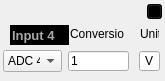
                <widget class="QFrame" name="gridFrame_4">
                 <property name="sizePolicy">
                  <sizepolicy hsizetype="Minimum" vsizetype="Minimum">
                   <horstretch>0</horstretch>
                   <verstretch>0</verstretch>
                  </sizepolicy>
                 </property>
                 <property name="minimumSize">
                  <size>
                   <width>165</width>
                   <height>0</height>
                  </size>
                 </property>
                 <property name="maximumSize">
                  <size>
                   <width>165</width>
                   <height>16777215</height>
                  </size>
                 </property>
                 <property name="styleSheet">
                  <string notr="true">#gridFrame_4{
border: 1px solid rgb(168,168,168)
}</string>
                 </property>
                 <widget class="QLineEdit" name="lineEdit_Input4Name">
                  <property name="geometry">
                   <rect>
                    <x>10</x>
                    <y>25</y>
                    <width>59</width>
                    <height>20</height>
                   </rect>
                  </property>
                  <property name="sizePolicy">
                   <sizepolicy hsizetype="Fixed" vsizetype="Fixed">
                    <horstretch>0</horstretch>
                    <verstretch>0</verstretch>
                   </sizepolicy>
                  </property>
                  <property name="maximumSize">
                   <size>
                    <width>59</width>
                    <height>16777215</height>
                   </size>
                  </property>
                  <property name="font">
                   <font>
                    <pointsize>10</pointsize>
                    <weight>75</weight>
                    <bold>true</bold>
                   </font>
                  </property>
                  <property name="toolTip">
                   <string>Click to edit name</string>
                  </property>
                  <property name="styleSheet">
                   <string notr="true">#lineEdit_Input4Name{
background: black;
border: none;
color: rgb(168,168,168)
}</string>
                  </property>
                  <property name="text">
                   <string>Input 4</string>
                  </property>
                 </widget>
                 <widget class="QComboBox" name="comboBox_Input4">
                  <property name="geometry">
                   <rect>
                    <x>3</x>
                    <y>50</y>
                    <width>59</width>
                    <height>22</height>
                   </rect>
                  </property>
                  <property name="minimumSize">
                   <size>
                    <width>59</width>
                    <height>22</height>
                   </size>
                  </property>
                  <property name="maximumSize">
                   <size>
                    <width>59</width>
                    <height>22</height>
                   </size>
                  </property>
                  <property name="currentIndex">
                   <number>3</number>
                  </property>
                  <item>
                   <property name="text">
                    <string>ADC 1</string>
                   </property>
                  </item>
                  <item>
                   <property name="text">
                    <string>ADC 2</string>
                   </property>
                  </item>
                  <item>
                   <property name="text">
                    <string>ADC 3</string>
                   </property>
                  </item>
                  <item>
                   <property name="text">
                    <string>ADC 4</string>
                   </property>
                  </item>
                  <item>
                   <property name="text">
                    <string>ADC 5</string>
                   </property>
                  </item>
                  <item>
                   <property name="text">
                    <string>ADC 6</string>
                   </property>
                  </item>
                  <item>
                   <property name="text">
                    <string>ADC 7</string>
                   </property>
                  </item>
                  <item>
                   <property name="text">
                    <string>ADC 8</string>
                   </property>
                  </item>
                 </widget>
                 <widget class="QLabel" name="label_Basename_11">
                  <property name="geometry">
                   <rect>
                    <x>70</x>
                    <y>26</y>
                    <width>54</width>
                    <height>16</height>
                   </rect>
                  </property>
                  <property name="styleSheet">
                   <string notr="true">#label_Basename{
color: rgb(168, 168, 168)
}</string>
                  </property>
                  <property name="text">
                   <string>Conversion</string>
                  </property>
                 </widget>
                 <widget class="QLineEdit" name="lineEdit_Input4Conversion">
                  <property name="geometry">
                   <rect>
                    <x>68</x>
                    <y>51</y>
                    <width>61</width>
                    <height>20</height>
                   </rect>
                  </property>
                  <property name="minimumSize">
                   <size>
                    <width>61</width>
                    <height>20</height>
                   </size>
                  </property>
                  <property name="maximumSize">
                   <size>
                    <width>61</width>
                    <height>20</height>
                   </size>
                  </property>
                  <property name="toolTip">
                   <string>&lt;html&gt;&lt;head/&gt;&lt;body&gt;&lt;p&gt;volts / conversion_factor= units&lt;/p&gt;&lt;/body&gt;&lt;/html&gt;</string>
                  </property>
                  <property name="styleSheet">
                   <string notr="true"/>
                  </property>
                  <property name="text">
                   <string>1</string>
                  </property>
                 </widget>
                 <widget class="QLabel" name="label_Basename_12">
                  <property name="geometry">
                   <rect>
                    <x>140</x>
                    <y>26</y>
                    <width>19</width>
                    <height>16</height>
                   </rect>
                  </property>
                  <property name="styleSheet">
                   <string notr="true">#label_Basename{
color: rgb(168, 168, 168)
}</string>
                  </property>
                  <property name="text">
                   <string>Unit</string>
                  </property>
                 </widget>
                 <widget class="QLineEdit" name="lineEdit_Input4Unit">
                  <property name="geometry">
                   <rect>
                    <x>139</x>
                    <y>51</y>
                    <width>21</width>
                    <height>20</height>
                   </rect>
                  </property>
                  <property name="minimumSize">
                   <size>
                    <width>21</width>
                    <height>20</height>
                   </size>
                  </property>
                  <property name="maximumSize">
                   <size>
                    <width>21</width>
                    <height>20</height>
                   </size>
                  </property>
                  <property name="styleSheet">
                   <string notr="true"/>
                  </property>
                  <property name="text">
                   <string>V</string>
                  </property>
                  <property name="alignment">
                   <set>Qt::AlignCenter</set>
                  </property>
                 </widget>
                 <widget class="QPushButton" name="pushButton_RemoveInput4">
                  <property name="enabled">
                   <bool>true</bool>
                  </property>
                  <property name="geometry">
                   <rect>
                    <x>147</x>
                    <y>4</y>
                    <width>15</width>
                    <height>15</height>
                   </rect>
                  </property>
                  <property name="sizePolicy">
                   <sizepolicy hsizetype="Fixed" vsizetype="Fixed">
                    <horstretch>0</horstretch>
                    <verstretch>0</verstretch>
                   </sizepolicy>
                  </property>
                  <property name="styleSheet">
                   <string notr="true">#pushButton_RemoveInput4{
image:url(:/nSOTScanner/Pictures/tab_close.png);
background: black;
}

#pushButton_RemoveInput4:hover{
background: gray;
}</string>
                  </property>
                  <property name="text">
                   <string/>
                  </property>
                  <property name="iconSize">
                   <size>
                    <width>16</width>
                    <height>16</height>
                   </size>
                  </property>
                 </widget>
                </widget>
